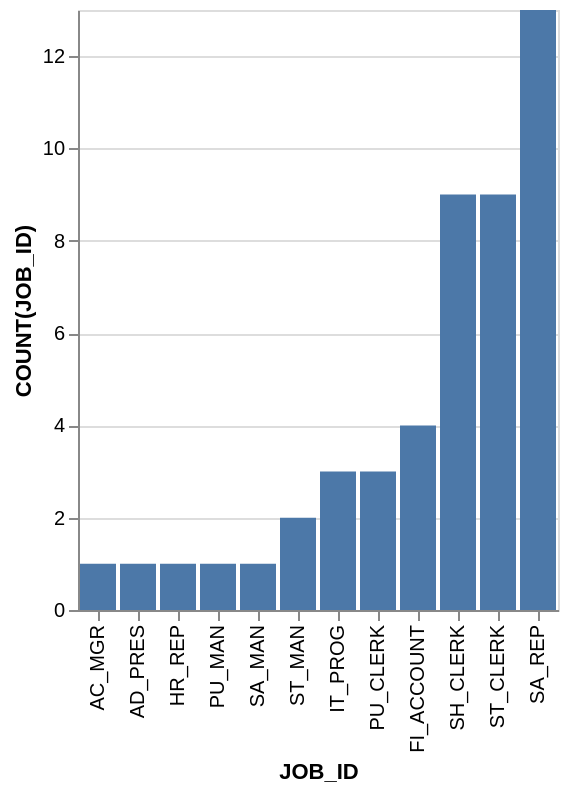

This figure's Vega-Lite source:
### Vega-Lite specification from a JSON file in a GitHub repository (floating-point values rounded to 4 significant figures)
{"data": {"values": [{"x_data": "AC_MGR", "y_data": 1}, {"x_data": "AD_PRES", "y_data": 1}, {"x_data": "HR_REP", "y_data": 1}, {"x_data": "PU_MAN", "y_data": 1}, {"x_data": "SA_MAN", "y_data": 1}, {"x_data": "ST_MAN", "y_data": 2}, {"x_data": "IT_PROG", "y_data": 3}, {"x_data": "PU_CLERK", "y_data": 3}, {"x_data": "FI_ACCOUNT", "y_data": 4}, {"x_data": "SH_CLERK", "y_data": 9}, {"x_data": "ST_CLERK", "y_data": 9}, {"x_data": "SA_REP", "y_data": 13}]}, "mark": "bar", "encoding": {"x": {"field": "x_data", "type": "nominal", "title": "JOB_ID", "sort": {"op": "sum", "field": "y_data", "order": "ascending"}}, "y": {"field": "y_data", "type": "quantitative", "title": "COUNT(JOB_ID)"}}}
